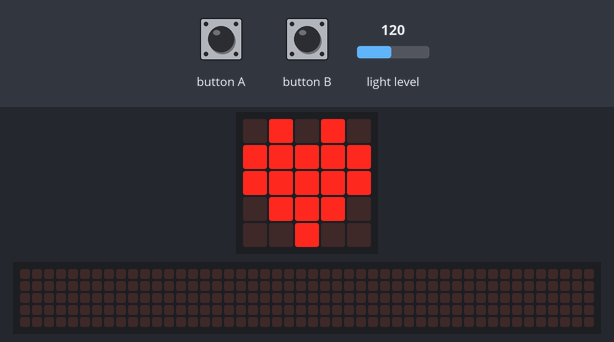
A program run on a simulated BBC micro:bit (MakeCode). Shown: the board's 5×5 LED display, a strip that is not on the board, showing the scrolling text unrolled. The test bench sets the inputs (shaded band); at power-on: light level 120. The 48×5 strip is a reading aid, not a part: it shows the text the display is scrolling, unrolled, one strip-width of it at a time.

Above: at 1.2 s.
1.3 s: light level set to 64
At 1.93 s:
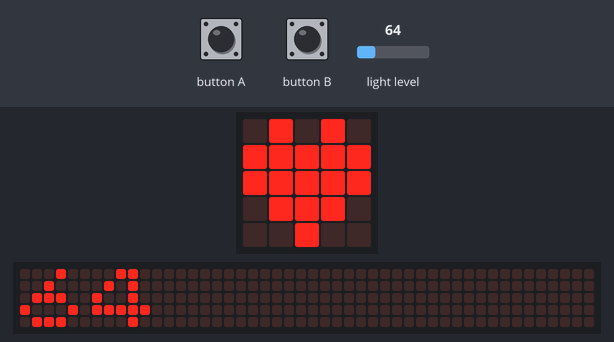
At 2.4 s:
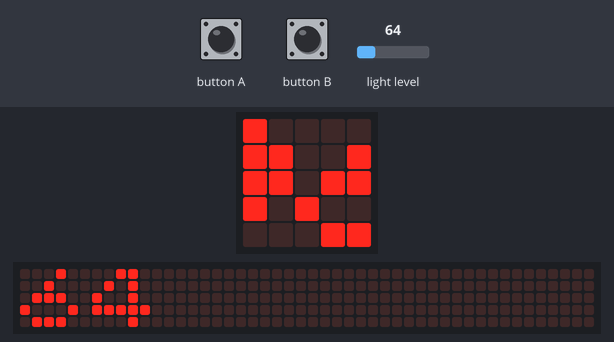
3.8 s: button A pressed for 0.15 s
4.5 s: button B pressed for 0.15 s
5.2 s: light level set to 128
8.2 s: light level set to 5
At 10.1 s:
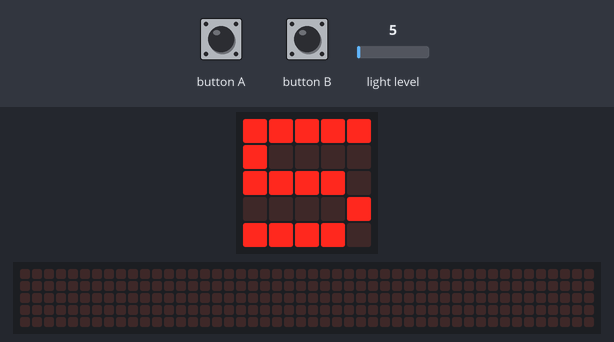
10.5 s: light level set to 191
At 11.6 s:
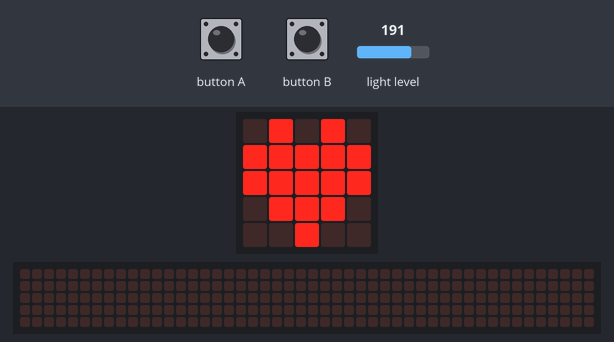
Timing chart, 0 to 13.1 s (numbered marks = the images above; inputs shaded):
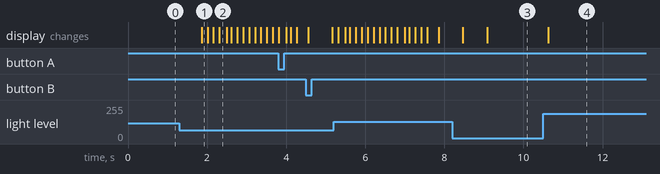

Measured:
- after the input at 1.3 s, the display: changes after 0.56 s (image 1)
- after the input at 8.2 s, the display: first differs from a run without the input after 0.88 s (image 3)
- after the input at 10.5 s, the display: changes after 0.12 s (image 4)

The program:

main.ts
```typescript
let led2 = 0
input.onButtonPressed(Button.A, function () {
    basic.showArrow(ArrowNames.West)
})
input.onButtonPressed(Button.B, function () {
    basic.showArrow(ArrowNames.East)
})
basic.forever(function () {
    led2 = input.lightLevel()
    if (input.lightLevel() < 100) {
        basic.showString("" + (led2))
    } else {
        basic.showIcon(IconNames.Heart)
    }
})
```

test.ts
```typescript
// テストはここに来ます。このパッケージが拡張機能として使用されるときにはコンパイルされません。
```
